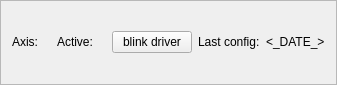
    <widget class="QFrame" name="frame_description">
     <property name="minimumSize">
      <size>
       <width>16</width>
       <height>50</height>
      </size>
     </property>
     <property name="maximumSize">
      <size>
       <width>16777215</width>
       <height>85</height>
      </size>
     </property>
     <property name="autoFillBackground">
      <bool>true</bool>
     </property>
     <property name="frameShape">
      <enum>QFrame::StyledPanel</enum>
     </property>
     <property name="frameShadow">
      <enum>QFrame::Raised</enum>
     </property>
     <layout class="QHBoxLayout">
      <item>
       <layout class="QHBoxLayout">
        <item>
         <widget class="QLabel" name="label_2">
          <property name="maximumSize">
           <size>
            <width>31</width>
            <height>26</height>
           </size>
          </property>
          <property name="text">
           <string>Axis:</string>
          </property>
         </widget>
        </item>
        <item>
         <widget class="QLabel" name="dscDriverName">
          <property name="maximumSize">
           <size>
            <width>16777215</width>
            <height>26</height>
           </size>
          </property>
          <property name="text">
           <string>&lt;DRIVER_NAME&gt;</string>
          </property>
         </widget>
        </item>
       </layout>
      </item>
      <item>
       <layout class="QHBoxLayout">
        <item>
         <widget class="QLabel" name="label_4">
          <property name="maximumSize">
           <size>
            <width>41</width>
            <height>26</height>
           </size>
          </property>
          <property name="text">
           <string>Active:</string>
          </property>
         </widget>
        </item>
        <item>
         <widget class="QLabel" name="dscActive">
          <property name="text">
           <string>&lt;YES/NO&gt;</string>
          </property>
         </widget>
        </item>
       </layout>
      </item>
      <item>
       <widget class="QPushButton" name="btnBlink">
        <property name="text">
         <string>blink driver</string>
        </property>
        <property name="checkable">
         <bool>true</bool>
        </property>
       </widget>
      </item>
      <item>
       <layout class="QHBoxLayout">
        <item>
         <widget class="QLabel" name="label_3">
          <property name="maximumSize">
           <size>
            <width>68</width>
            <height>26</height>
           </size>
          </property>
          <property name="text">
           <string>Last config:</string>
          </property>
         </widget>
        </item>
        <item>
         <widget class="QLabel" name="dscSignature">
          <property name="text">
           <string>&lt;_DATE_&gt;</string>
          </property>
         </widget>
        </item>
       </layout>
      </item>
     </layout>
    </widget>
